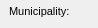
      <widget class="QWidget" name="page_58">
       <property name="geometry">
        <rect>
         <x>0</x>
         <y>0</y>
         <width>98</width>
         <height>28</height>
        </rect>
       </property>
       <attribute name="label">
        <string>Additional information</string>
       </attribute>
       <widget class="QLabel" name="label_streetaxis2_id">
        <property name="geometry">
         <rect>
          <x>9</x>
          <y>50</y>
          <width>83</width>
          <height>22</height>
         </rect>
        </property>
        <property name="font">
         <font>
          <pointsize>8</pointsize>
         </font>
        </property>
        <property name="frameShape">
         <enum>QFrame::NoFrame</enum>
        </property>
        <property name="frameShadow">
         <enum>QFrame::Plain</enum>
        </property>
        <property name="text">
         <string>Street 2:</string>
        </property>
        <property name="textFormat">
         <enum>Qt::AutoText</enum>
        </property>
        <property name="scaledContents">
         <bool>false</bool>
        </property>
        <property name="alignment">
         <set>Qt::AlignLeading|Qt::AlignLeft|Qt::AlignVCenter</set>
        </property>
        <property name="margin">
         <number>3</number>
        </property>
       </widget>
       <widget class="QLabel" name="label_comment">
        <property name="geometry">
         <rect>
          <x>10</x>
          <y>160</y>
          <width>90</width>
          <height>22</height>
         </rect>
        </property>
        <property name="font">
         <font>
          <pointsize>8</pointsize>
         </font>
        </property>
        <property name="frameShape">
         <enum>QFrame::NoFrame</enum>
        </property>
        <property name="frameShadow">
         <enum>QFrame::Plain</enum>
        </property>
        <property name="text">
         <string>Comment:</string>
        </property>
        <property name="textFormat">
         <enum>Qt::AutoText</enum>
        </property>
        <property name="scaledContents">
         <bool>false</bool>
        </property>
        <property name="alignment">
         <set>Qt::AlignLeading|Qt::AlignLeft|Qt::AlignVCenter</set>
        </property>
        <property name="margin">
         <number>3</number>
        </property>
       </widget>
       <widget class="QLabel" name="label_streetaxis_id">
        <property name="geometry">
         <rect>
          <x>9</x>
          <y>23</y>
          <width>99</width>
          <height>22</height>
         </rect>
        </property>
        <property name="font">
         <font>
          <pointsize>8</pointsize>
         </font>
        </property>
        <property name="frameShape">
         <enum>QFrame::NoFrame</enum>
        </property>
        <property name="frameShadow">
         <enum>QFrame::Plain</enum>
        </property>
        <property name="text">
         <string>Street:</string>
        </property>
        <property name="textFormat">
         <enum>Qt::AutoText</enum>
        </property>
        <property name="scaledContents">
         <bool>false</bool>
        </property>
        <property name="alignment">
         <set>Qt::AlignLeading|Qt::AlignLeft|Qt::AlignVCenter</set>
        </property>
        <property name="margin">
         <number>3</number>
        </property>
       </widget>
       <widget class="QLineEdit" name="postcode">
        <property name="geometry">
         <rect>
          <x>435</x>
          <y>0</y>
          <width>126</width>
          <height>18</height>
         </rect>
        </property>
        <property name="font">
         <font>
          <pointsize>8</pointsize>
         </font>
        </property>
        <property name="inputMask">
         <string/>
        </property>
        <property name="text">
         <string/>
        </property>
        <property name="frame">
         <bool>true</bool>
        </property>
       </widget>
       <widget class="QLabel" name="label_postcode">
        <property name="geometry">
         <rect>
          <x>355</x>
          <y>0</y>
          <width>83</width>
          <height>22</height>
         </rect>
        </property>
        <property name="font">
         <font>
          <pointsize>8</pointsize>
         </font>
        </property>
        <property name="frameShape">
         <enum>QFrame::NoFrame</enum>
        </property>
        <property name="frameShadow">
         <enum>QFrame::Plain</enum>
        </property>
        <property name="text">
         <string>Postcode:</string>
        </property>
        <property name="textFormat">
         <enum>Qt::AutoText</enum>
        </property>
        <property name="scaledContents">
         <bool>false</bool>
        </property>
        <property name="alignment">
         <set>Qt::AlignLeading|Qt::AlignLeft|Qt::AlignVCenter</set>
        </property>
        <property name="margin">
         <number>3</number>
        </property>
       </widget>
       <widget class="QLineEdit" name="num_value">
        <property name="geometry">
         <rect>
          <x>435</x>
          <y>235</y>
          <width>126</width>
          <height>18</height>
         </rect>
        </property>
        <property name="echoMode">
         <enum>QLineEdit::Normal</enum>
        </property>
       </widget>
       <widget class="QLineEdit" name="postcomplement">
        <property name="geometry">
         <rect>
          <x>500</x>
          <y>25</y>
          <width>60</width>
          <height>18</height>
         </rect>
        </property>
        <property name="font">
         <font>
          <pointsize>8</pointsize>
         </font>
        </property>
        <property name="inputMask">
         <string/>
        </property>
        <property name="text">
         <string/>
        </property>
        <property name="frame">
         <bool>true</bool>
        </property>
       </widget>
       <widget class="QLabel" name="label_muni_id">
        <property name="geometry">
         <rect>
          <x>9</x>
          <y>0</y>
          <width>90</width>
          <height>22</height>
         </rect>
        </property>
        <property name="font">
         <font>
          <pointsize>8</pointsize>
         </font>
        </property>
        <property name="frameShape">
         <enum>QFrame::NoFrame</enum>
        </property>
        <property name="frameShadow">
         <enum>QFrame::Plain</enum>
        </property>
        <property name="text">
         <string>Municipality:</string>
        </property>
        <property name="textFormat">
         <enum>Qt::AutoText</enum>
        </property>
        <property name="scaledContents">
         <bool>false</bool>
        </property>
        <property name="alignment">
         <set>Qt::AlignLeading|Qt::AlignLeft|Qt::AlignVCenter</set>
        </property>
        <property name="margin">
         <number>3</number>
        </property>
       </widget>
       <widget class="QComboBox" name="muni_id">
        <property name="geometry">
         <rect>
          <x>110</x>
          <y>0</y>
          <width>235</width>
          <height>18</height>
         </rect>
        </property>
        <property name="font">
         <font>
          <pointsize>8</pointsize>
         </font>
        </property>
       </widget>
       <widget class="QLineEdit" name="postcomplement2">
        <property name="geometry">
         <rect>
          <x>500</x>
          <y>50</y>
          <width>60</width>
          <height>18</height>
         </rect>
        </property>
        <property name="font">
         <font>
          <pointsize>8</pointsize>
         </font>
        </property>
        <property name="inputMask">
         <string/>
        </property>
        <property name="text">
         <string/>
        </property>
        <property name="frame">
         <bool>true</bool>
        </property>
       </widget>
       <widget class="QComboBox" name="streetaxis2_id">
        <property name="geometry">
         <rect>
          <x>110</x>
          <y>50</y>
          <width>235</width>
          <height>18</height>
         </rect>
        </property>
        <property name="font">
         <font>
          <pointsize>8</pointsize>
         </font>
        </property>
       </widget>
       <widget class="QLabel" name="label_postnumber">
        <property name="geometry">
         <rect>
          <x>355</x>
          <y>23</y>
          <width>83</width>
          <height>22</height>
         </rect>
        </property>
        <property name="font">
         <font>
          <pointsize>8</pointsize>
         </font>
        </property>
        <property name="frameShape">
         <enum>QFrame::NoFrame</enum>
        </property>
        <property name="frameShadow">
         <enum>QFrame::Plain</enum>
        </property>
        <property name="text">
         <string>Postnumber:</string>
        </property>
        <property name="textFormat">
         <enum>Qt::AutoText</enum>
        </property>
        <property name="scaledContents">
         <bool>false</bool>
        </property>
        <property name="alignment">
         <set>Qt::AlignLeading|Qt::AlignLeft|Qt::AlignVCenter</set>
        </property>
        <property name="margin">
         <number>3</number>
        </property>
       </widget>
       <widget class="QLabel" name="label_num_value">
        <property name="geometry">
         <rect>
          <x>350</x>
          <y>233</y>
          <width>85</width>
          <height>22</height>
         </rect>
        </property>
        <property name="font">
         <font>
          <pointsize>8</pointsize>
         </font>
        </property>
        <property name="frameShape">
         <enum>QFrame::NoFrame</enum>
        </property>
        <property name="frameShadow">
         <enum>QFrame::Plain</enum>
        </property>
        <property name="text">
         <string>Numeric value:</string>
        </property>
        <property name="textFormat">
         <enum>Qt::AutoText</enum>
        </property>
        <property name="scaledContents">
         <bool>false</bool>
        </property>
        <property name="alignment">
         <set>Qt::AlignLeading|Qt::AlignLeft|Qt::AlignVCenter</set>
        </property>
        <property name="margin">
         <number>3</number>
        </property>
       </widget>
       <widget class="QTextEdit" name="annotation">
        <property name="geometry">
         <rect>
          <x>110</x>
          <y>75</y>
          <width>451</width>
          <height>32</height>
         </rect>
        </property>
        <property name="frameShape">
         <enum>QFrame::StyledPanel</enum>
        </property>
        <property name="frameShadow">
         <enum>QFrame::Raised</enum>
        </property>
       </widget>
       <widget class="QLabel" name="label_link">
        <property name="geometry">
         <rect>
          <x>10</x>
          <y>233</y>
          <width>90</width>
          <height>22</height>
         </rect>
        </property>
        <property name="font">
         <font>
          <pointsize>8</pointsize>
         </font>
        </property>
        <property name="frameShape">
         <enum>QFrame::NoFrame</enum>
        </property>
        <property name="frameShadow">
         <enum>QFrame::Plain</enum>
        </property>
        <property name="text">
         <string>Link:</string>
        </property>
        <property name="textFormat">
         <enum>Qt::AutoText</enum>
        </property>
        <property name="scaledContents">
         <bool>false</bool>
        </property>
        <property name="alignment">
         <set>Qt::AlignLeading|Qt::AlignLeft|Qt::AlignVCenter</set>
        </property>
        <property name="margin">
         <number>3</number>
        </property>
       </widget>
       <widget class="QLabel" name="label_observ">
        <property name="geometry">
         <rect>
          <x>10</x>
          <y>120</y>
          <width>90</width>
          <height>22</height>
         </rect>
        </property>
        <property name="font">
         <font>
          <pointsize>8</pointsize>
         </font>
        </property>
        <property name="frameShape">
         <enum>QFrame::NoFrame</enum>
        </property>
        <property name="frameShadow">
         <enum>QFrame::Plain</enum>
        </property>
        <property name="text">
         <string>Observation:</string>
        </property>
        <property name="textFormat">
         <enum>Qt::AutoText</enum>
        </property>
        <property name="scaledContents">
         <bool>false</bool>
        </property>
        <property name="alignment">
         <set>Qt::AlignLeading|Qt::AlignLeft|Qt::AlignVCenter</set>
        </property>
        <property name="margin">
         <number>3</number>
        </property>
       </widget>
       <widget class="QLabel" name="label_annotation">
        <property name="geometry">
         <rect>
          <x>10</x>
          <y>80</y>
          <width>90</width>
          <height>22</height>
         </rect>
        </property>
        <property name="font">
         <font>
          <pointsize>8</pointsize>
         </font>
        </property>
        <property name="frameShape">
         <enum>QFrame::NoFrame</enum>
        </property>
        <property name="frameShadow">
         <enum>QFrame::Plain</enum>
        </property>
        <property name="text">
         <string>Annotation:</string>
        </property>
        <property name="textFormat">
         <enum>Qt::AutoText</enum>
        </property>
        <property name="scaledContents">
         <bool>false</bool>
        </property>
        <property name="alignment">
         <set>Qt::AlignLeading|Qt::AlignLeft|Qt::AlignVCenter</set>
        </property>
        <property name="margin">
         <number>3</number>
        </property>
       </widget>
       <widget class="QLineEdit" name="postnumber2">
        <property name="geometry">
         <rect>
          <x>435</x>
          <y>50</y>
          <width>60</width>
          <height>18</height>
         </rect>
        </property>
        <property name="font">
         <font>
          <pointsize>8</pointsize>
         </font>
        </property>
        <property name="inputMask">
         <string/>
        </property>
        <property name="text">
         <string/>
        </property>
        <property name="frame">
         <bool>true</bool>
        </property>
       </widget>
       <widget class="QComboBox" name="streetaxis_id">
        <property name="geometry">
         <rect>
          <x>110</x>
          <y>25</y>
          <width>235</width>
          <height>18</height>
         </rect>
        </property>
        <property name="font">
         <font>
          <pointsize>8</pointsize>
         </font>
        </property>
       </widget>
       <widget class="QLineEdit" name="postnumber">
        <property name="geometry">
         <rect>
          <x>435</x>
          <y>25</y>
          <width>60</width>
          <height>18</height>
         </rect>
        </property>
        <property name="font">
         <font>
          <pointsize>8</pointsize>
         </font>
        </property>
        <property name="inputMask">
         <string/>
        </property>
        <property name="text">
         <string/>
        </property>
        <property name="frame">
         <bool>true</bool>
        </property>
       </widget>
       <widget class="QTextEdit" name="observ">
        <property name="geometry">
         <rect>
          <x>110</x>
          <y>115</y>
          <width>451</width>
          <height>32</height>
         </rect>
        </property>
       </widget>
       <widget class="QLabel" name="label_postnumber2">
        <property name="geometry">
         <rect>
          <x>355</x>
          <y>45</y>
          <width>81</width>
          <height>22</height>
         </rect>
        </property>
        <property name="font">
         <font>
          <pointsize>8</pointsize>
         </font>
        </property>
        <property name="frameShape">
         <enum>QFrame::NoFrame</enum>
        </property>
        <property name="frameShadow">
         <enum>QFrame::Plain</enum>
        </property>
        <property name="text">
         <string>Postnumber 2:</string>
        </property>
        <property name="textFormat">
         <enum>Qt::AutoText</enum>
        </property>
        <property name="scaledContents">
         <bool>false</bool>
        </property>
        <property name="alignment">
         <set>Qt::AlignLeading|Qt::AlignLeft|Qt::AlignVCenter</set>
        </property>
        <property name="margin">
         <number>3</number>
        </property>
       </widget>
       <widget class="QLabel" name="label_descript">
        <property name="geometry">
         <rect>
          <x>10</x>
          <y>200</y>
          <width>91</width>
          <height>22</height>
         </rect>
        </property>
        <property name="font">
         <font>
          <pointsize>8</pointsize>
         </font>
        </property>
        <property name="frameShape">
         <enum>QFrame::NoFrame</enum>
        </property>
        <property name="frameShadow">
         <enum>QFrame::Plain</enum>
        </property>
        <property name="text">
         <string>Description:</string>
        </property>
        <property name="textFormat">
         <enum>Qt::AutoText</enum>
        </property>
        <property name="scaledContents">
         <bool>false</bool>
        </property>
        <property name="alignment">
         <set>Qt::AlignLeading|Qt::AlignLeft|Qt::AlignVCenter</set>
        </property>
        <property name="margin">
         <number>3</number>
        </property>
       </widget>
       <widget class="QTextEdit" name="link">
        <property name="enabled">
         <bool>false</bool>
        </property>
        <property name="geometry">
         <rect>
          <x>110</x>
          <y>235</y>
          <width>235</width>
          <height>18</height>
         </rect>
        </property>
        <property name="verticalScrollBarPolicy">
         <enum>Qt::ScrollBarAlwaysOff</enum>
        </property>
        <property name="horizontalScrollBarPolicy">
         <enum>Qt::ScrollBarAlwaysOff</enum>
        </property>
       </widget>
       <widget class="QTextEdit" name="comment">
        <property name="geometry">
         <rect>
          <x>110</x>
          <y>155</y>
          <width>451</width>
          <height>32</height>
         </rect>
        </property>
        <property name="frameShadow">
         <enum>QFrame::Sunken</enum>
        </property>
        <property name="lineWidth">
         <number>1</number>
        </property>
       </widget>
       <widget class="QTextEdit" name="descript">
        <property name="geometry">
         <rect>
          <x>110</x>
          <y>195</y>
          <width>451</width>
          <height>32</height>
         </rect>
        </property>
       </widget>
      </widget>
